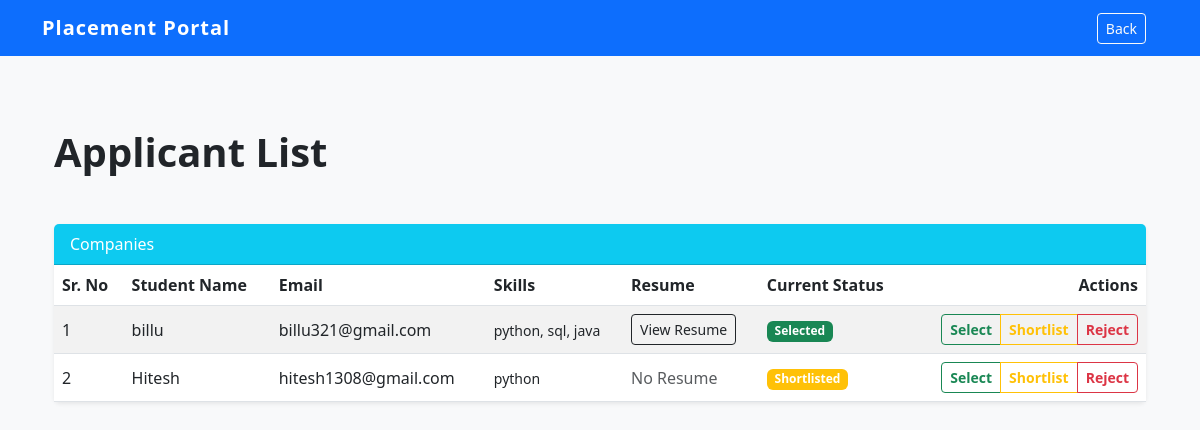
Page /view_applicants/1 (signed in) on the committed database.
### models.py (models this page shows)
class Application(db.Model):
    id = db.Column(db.Integer, primary_key=True)
    student_id = db.Column(db.Integer, db.ForeignKey('student.id'), nullable=False)
    drive_id = db.Column(db.Integer, db.ForeignKey('placement_drive.id'), nullable=False)
    status = db.Column(db.String(20), default='Applied')
    date_applied = db.Column(db.DateTime, default=datetime.now(timezone.utc))
    is_active = db.Column(db.Boolean, default=True)

class Student(db.Model):
    id = db.Column(db.Integer, primary_key=True)
    name = db.Column(db.String(50), nullable=False)
    email = db.Column(db.String(100), unique=True, nullable=False)
    password = db.Column(db.String(50), unique=True, nullable=False)
    skills = db.Column(db.String(200))
    resume_path = db.Column(db.String(200))
    is_active = db.Column(db.Boolean, default=True)
    applications = db.relationship('Application', backref='student', lazy=True, cascade="all, delete-orphan")

### app.py (the view)
@app.route('/view_applicants/<int:drive_id>')
def view_applicants(drive_id):
    if session.get('role') != 'company':
        return redirect(url_for('login'))
    drive = PlacementDrive.query.get(drive_id)
    if not drive or drive.company_id != session.get('user_id'):
        flash('Placement drive not found or unauthorized access.', 'danger')
        return redirect(url_for('company_dashboard'))
    return render_template('company/view_applicants.html', drive=drive)

### app.py (called while the page is built)
@app.after_request
def add_header(response):
    response.headers['Cache-Control'] = 'no-store, no-cache, must-revalidate, post-check=0, pre-check=0, max-age=0'
    response.headers['Pragma'] = 'no-cache'
    response.headers['Expires'] = '-1'
    return response

### templates/company/view_applicants.html
{% extends 'base.html' %}
{% block extra_nav %}
<div class = "container">
    <a href = "{{ url_for('company_dashboard') }}" class = "btn btn-outline-light btn-sm">Back</a>
{% endblock %}
{% block content %}
<div class = "container-fluid py-4">
    <div class="d-flex justify-content-between align-items-center mb-4">
        <h1 class = "fw-bold mb-4">Applicant List</h1>
    </div>
    <div class = "card shadow-sm mb-4">
        <div class = "card-header bg-info text-white">Companies</div>
        <div class = "card-body p-0">
            <div class = "table-responsive">
                <table class = "table table-striped align-middle mb-0">
                    <thead class = "table">
                        <tr>
                            <th>Sr. No</th>
                            <th>Student Name</th>
                            <th>Email</th>
                            <th>Skills</th>
                            <th>Resume</th>
                            <th>Current Status</th>
                            <th class = "text-end">Actions</th>
                        </tr>
                    </thead>
                    <tbody>
                        {% for a in drive.applications %}
                        <tr>
                            <td>{{ loop.index }}</td>
                            <td>{{ a.student.name }}</td>
                            <td>{{ a.student.email }}</td>
                            <td><small>{{ a.student.skills }}</small></td>
                            <td>
                                {% if a.student.resume_path %}
                                <a href = "{{ url_for('static', filename='uploads/resumes/' + a.student.resume_path) }}" target = "_blank" class = "btn btn-sm btn-outline-dark">View Resume</a>
                                {% else %}
                                <span class = "text-muted">No Resume</span>
                                {% endif %}
                            </td>
                            <td>
                                <span class = "badge
                                    {% if a.status == 'Selected' %}bg-success
                                    {% elif a.status == 'Rejected' %}bg-danger
                                    {% elif a.status == 'Shortlisted' %}bg-warning
                                    {% else %}bg-secondary{% endif %}">
                                    {{ a.status }}
                                </span>
                            </td>
                            <td class = "text-end">
                                <div class = "btn-group btn-group-sm">
                                    <a href = "{{ url_for('update_application_status', app_id = a.id, new_status = 'Selected') }}"
                                        class = "btn btn-outline-success fw-bold">Select</a>
                                    <a href = "{{ url_for('update_application_status', app_id = a.id, new_status = 'Shortlisted') }}"
                                        class = "btn btn-outline-warning fw-bold">Shortlist</a>
                                    <a href = "{{ url_for('update_application_status', app_id = a.id, new_status = 'Rejected') }}"
                                        class = "btn btn-outline-danger fw-bold">Reject</a>
                                </div>
                            </td>
                        </tr>
                        {% else %}
                        <tr>
                            <td class = "text-center " colspan = 12>No applications found.</td>
                        </tr>
                        {% endfor %}
                    </tbody>
                </table>
            </div>
        </div>
    </div>
</div>
{% endblock %}

### static/style.css (style rules this page uses)
:root { --primary-color: #0d6efd; --success-color: #198754; --error-red: #dc3545; }
body { font-family: 'Segoe UI', Tahoma, Geneva, Verdana, sans-serif; background-color: #f8f9fa; }
.card { border: none; transition: transform 0.3s ease, box-shadow 0.3s ease; }

### rows in the picture
Application: student.name "billu", student.email "billu321@gmail.com", student.skills "python, sql, java", status "Selected"
Application: student.name "Hitesh", student.email "hitesh1308@gmail.com", student.skills "python", shows "No Resume", status "Shortlisted"
